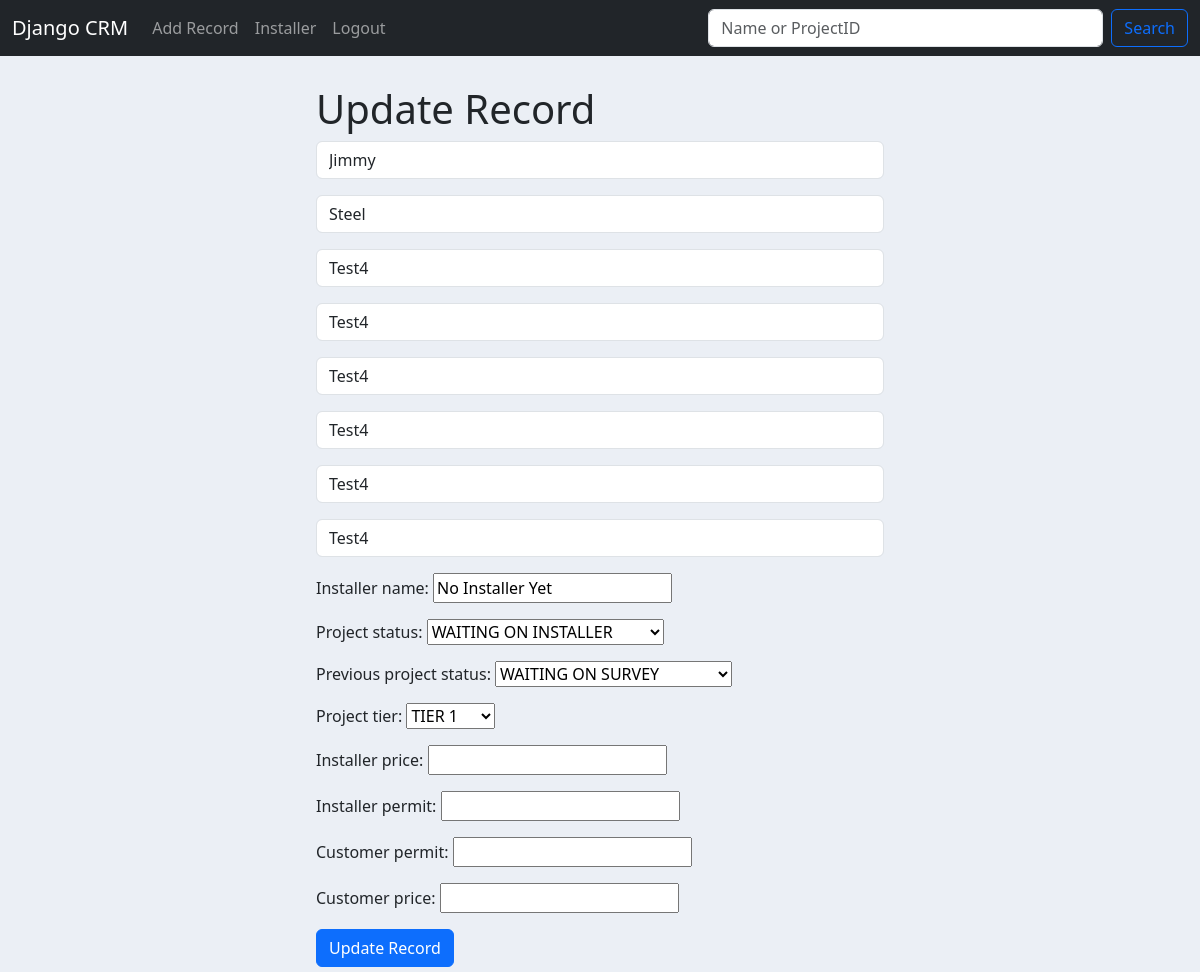
The page /update_record/3 (signed in) on the database as committed earlier.
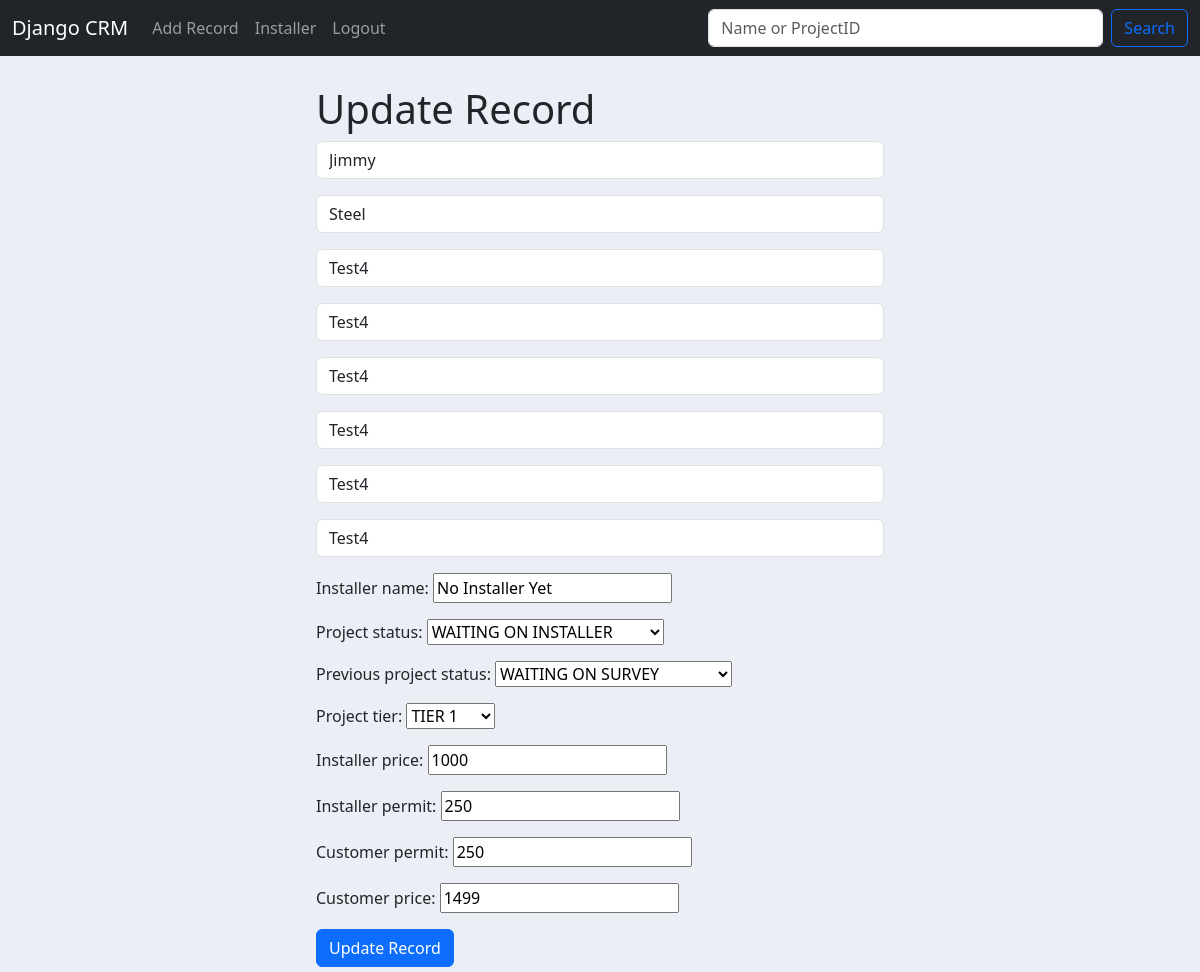
The same page on the database as committed later.
### website/models.py (models this page shows, shortened)
class Record(models.Model):
    created_at = models.DateTimeField(auto_now_add=True)
    first_name = models.CharField(max_length=50)
    last_name = models.CharField(max_length=50)
    email = models.CharField(max_length=75)
    phone = models.CharField(max_length=12)
    address = models.CharField(max_length=100)
    city = models.CharField(max_length=50)
    state = models.CharField(max_length=25)
    zipcode = models.CharField(max_length=10)
    installer_name = models.CharField(max_length=50, default='No Installer Yet')
    project_status = models.CharField(max_length=50, choices=PROJECT_STATUS, default='Waiting on Survey')
    previous_project_status = models.CharField(max_length=50, choices=PROJECT_STATUS, default='Waiting on Survey')
    project_tier = models.CharField(max_length=50, choices=PROJECT_TIERS, default=' ')
    installer_price = models.IntegerField(default=' ', null=True)
    installer_permit = models.IntegerField(default=' ', null=True)
    customer_permit = models.IntegerField(default=' ', null=True)
    customer_price = models.IntegerField(default=' ', null=True)

### website/decorators.py (the view)
        def wrapper_func(request, *args, **kwargs):
            group = None
            if request.user.groups.exists():
                group = request.user.groups.all()[0].name
            if group in allowed_roles:
                return view_func(request, *args, **kwargs)
            else:
                messages.warning(request, "You don't have access to do this!", extra_tags='danger')
                return redirect(request.META.get('HTTP_REFERER', 'home'))

### website/views.py (called while the page is built, shortened)
@allowed_user(allowed_roles=['Admin'])
def update_record(request, pk):
    if request.user.is_authenticated:
        current_record = Record.objects.get(id=pk)
        form = AddRecordForm(request.POST or None, instance=current_record)
        return render(request, 'update_record.html', {'form': form})
    else:
        messages.success(request, "You must be logged in to Update a Record!", extra_tags='warning')
        return redirect('home')

### website/templates/update_record.html (shortened to what this page needs)
{% extends 'base.html' %}
{% block content %}
<div class = "col-md-6 offset-md-3">
    <h1> Update Record </h1>
    <form method="POST">
        {{form.as_p}}
        <button type="submit" class="btn btn-primary">Update Record</button>
    </form>
</div>
{% endblock %}

Rows that differ between the two databases and show on the page:
changed Record "Jimmy": installer_price (not shown) → "1000"; installer_permit (not shown) → "250"; customer_permit (not shown) → "250"; customer_price (not shown) → "1499"
